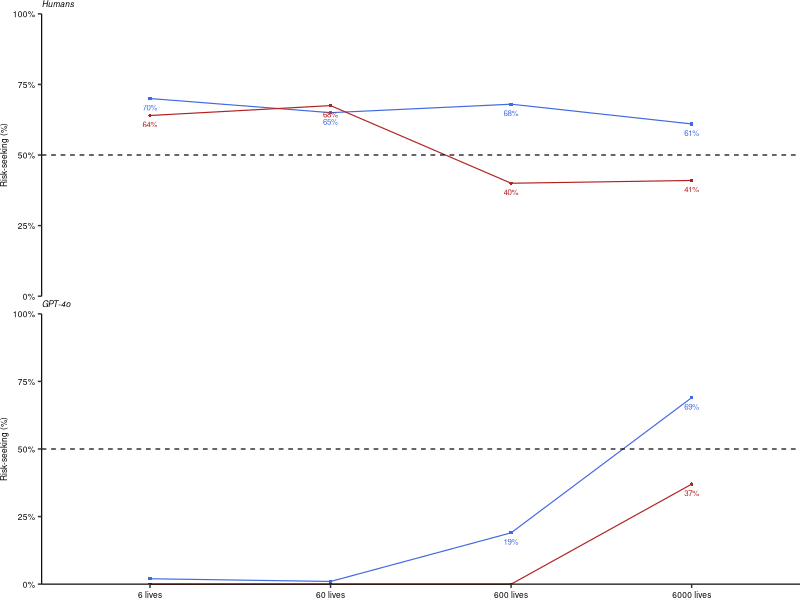
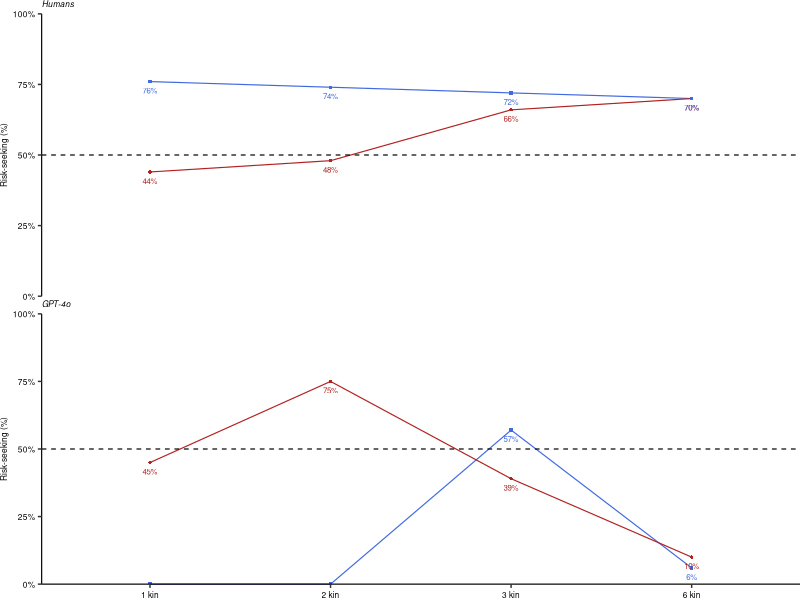
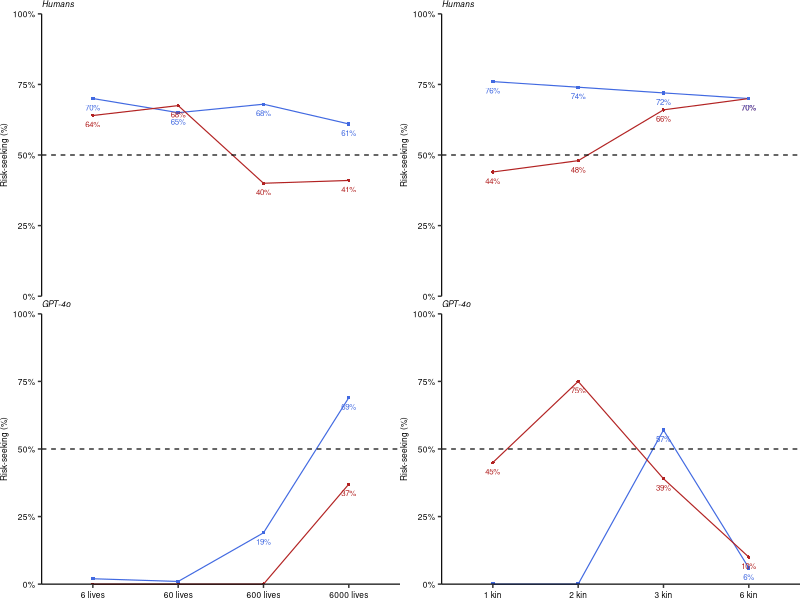

Write the R code that produced these figures, in order.
### GPT social decision-making
### Visualization: within-group analysis for replication
### Programmed by Feng XIAO (2025.7.20)
### This R script requires one excel file: 'rawdata_replication'

### Preparation
package_list <- c('tidyr','dplyr','readxl', 'ggplot2','scales','cowplot',
                  'reshape2','ggbreak','patchwork','gridExtra')
lapply(package_list, require, character.only = TRUE)
setwd(dirname(rstudioapi::getActiveDocumentContext()$path))

### Visualization for within-group analysis
## Replication with GPT-4o
# Human lives
rd1 <- read_excel('rawdata_replication.xlsx', sheet = 'Human lives', na = '---')
rd1$frame <- factor(rd1$frame, levels = c('6 lives','60 lives',
                                          '600 lives','6000 lives'))
p1a<-ggplot(data=rd1, aes(x=frame, y=human, fill=description,
                          condition=factor(1))) +
  geom_line(aes(x=frame, y=human, group=description, color=description), size=0.4) +
  geom_point(aes(color=description, shape=description), size=0.8) +
  geom_text(aes(label=scales::percent(abs(human), accuracy = 1), color=description), size=2,
            vjust = 2) +
  labs(x = NULL, y = 'Risk-seeking (%)') +
  scale_color_manual(values = c('negative'='#4169E1','positive'='#B22222')) +
  scale_shape_manual(values = c('negative' = 15, 'positive' = 16)) +
  theme_classic() +
  scale_y_continuous(labels = function(x) scales::percent(abs(x), accuracy = 1),
                     expand = c(0, 0),
                     limits = c(0, 1),
                     breaks = seq(0, 1, by = 0.25)) +
  geom_hline(yintercept = 0.5, linetype = 'dashed', size = 0.4,
             color = "black") + 
  guides(color = "none", fill="none", shape="none") +
  ggtitle('Humans') +
  theme(
    axis.line = element_line(colour = "black", size = 0.4),
    axis.title = element_text(size = 6, color = "black"),
    axis.text = element_text(size = 6, color = "black"),
    axis.text.x = element_blank(),
    axis.ticks.x = element_blank(),
    axis.title.x = element_blank(),
    axis.line.x = element_blank(),
    plot.title = element_text(face = 'italic', size = 6,
                              color = "black", vjust = -0.5),
    plot.margin = margin(t = -2)
  )
p1c<-ggplot(data=rd1, aes(x=frame, y=gpt4o, fill=description,
                          condition=factor(1))) +
  geom_line(aes(x=frame,y=gpt4o,group=description,color=description),size=0.4) +
  geom_point(aes(color=description, shape=description), size=0.8) +
  geom_text(aes(label=scales::percent(abs(gpt4o), accuracy = 1), color=description), size=2,
            vjust = 2) +
  labs(x = NULL, y = 'Risk-seeking (%)') +
  scale_color_manual(values = c('negative'='#4169E1','positive'='#B22222')) +
  scale_shape_manual(values = c('negative' = 15, 'positive' = 16)) +
  theme_classic() +
  scale_y_continuous(labels = function(x) percent(abs(x)),
                     expand = c(0, 0),
                     limits = c(0, 1),
                     breaks = seq(0, 1, by = 0.25)
  ) +
  geom_hline(yintercept = 0.5, linetype = 'dashed', size = 0.4,
             color = "black") + 
  guides(color = "none", fill="none", shape="none") +
  ggtitle('GPT-4o') +
  theme(
    axis.line = element_line(colour = "black", size = 0.4),
    axis.title = element_text(size = 6, color = "black"),
    axis.text = element_text(size = 6, color = "black"),
    plot.title = element_text(face = 'italic', size = 6,
                              color = "black", vjust = -0.5),
    plot.margin = margin(t = -2)
  )
p1 <- grid.arrange(p1a, p1c, ncol = 1)
# Kinship group
rd2 <- read_excel('rawdata_replication.xlsx', sheet = 'Kinship group', na = '---')
rd2$frame <- factor(rd2$frame, levels = c('1 kin','2 kin','3 kin','6 kin'))
p2a<-ggplot(data=rd2, aes(x=frame, y=human, fill=description,
                          condition=factor(1))) +
  geom_line(aes(x=frame, y=human, group=description, color=description), size=0.4) +
  geom_point(aes(color=description, shape=description), size=0.8) +
  geom_text(aes(label=scales::percent(abs(human), accuracy = 1), color=description), size=2,
            vjust = 2) +
  labs(x = NULL, y = 'Risk-seeking (%)') +
  scale_color_manual(values = c('negative'='#4169E1','positive'='#B22222')) +
  scale_shape_manual(values = c('negative' = 15, 'positive' = 16)) +
  theme_classic() +
  scale_y_continuous(labels = function(x) scales::percent(abs(x), accuracy = 1),
                     expand = c(0, 0),
                     limits = c(0, 1),
                     breaks = seq(0, 1, by = 0.25)) +
  geom_hline(yintercept = 0.5, linetype = 'dashed', size = 0.4,
             color = "black") + 
  guides(color = "none", fill="none", shape="none") +
  ggtitle('Humans') +
  theme(
    axis.line = element_line(colour = "black", size = 0.4),
    axis.title = element_text(size = 6, color = "black"),
    axis.text = element_text(size = 6, color = "black"),
    axis.text.x = element_blank(),
    axis.ticks.x = element_blank(),
    axis.title.x = element_blank(),
    axis.line.x = element_blank(),
    plot.title = element_text(face = 'italic', size = 6,
                              color = "black", vjust = -0.5),
    plot.margin = margin(t = -2)
  )
p2c<-ggplot(data=rd2, aes(x=frame, y=gpt4o, fill=description,
                          condition=factor(1))) +
  geom_line(aes(x=frame,y=gpt4o,group=description,color=description),size=0.4) +
  geom_point(aes(color=description, shape=description), size=0.8) +
  geom_text(aes(label=scales::percent(abs(gpt4o), accuracy = 1), color=description), size=2,
            vjust = 2) +
  labs(x = NULL, y = 'Risk-seeking (%)') +
  scale_color_manual(values = c('negative'='#4169E1','positive'='#B22222')) +
  scale_shape_manual(values = c('negative' = 15, 'positive' = 16)) +
  theme_classic() +
  scale_y_continuous(labels = function(x) percent(abs(x)),
                     expand = c(0, 0),
                     limits = c(0, 1),
                     breaks = seq(0, 1, by = 0.25)
  ) +
  geom_hline(yintercept = 0.5, linetype = 'dashed', size = 0.4,
             color = "black") + 
  guides(color = "none", fill="none", shape="none") +
  ggtitle('GPT-4o') +
  theme(
    axis.line = element_line(colour = "black", size = 0.4),
    axis.title = element_text(size = 6, color = "black"),
    axis.text = element_text(size = 6, color = "black"),
    plot.title = element_text(face = 'italic', size = 6,
                              color = "black", vjust = -0.5),
    plot.margin = margin(t = -2)
  )
p2 <- grid.arrange(p2a, p2c, ncol = 1)

p_replic <- grid.arrange(p1, p2, ncol = 2)
ggsave('WithinViso3.pdf', plot = p_replic, width = 2.8, height = 2.2)
